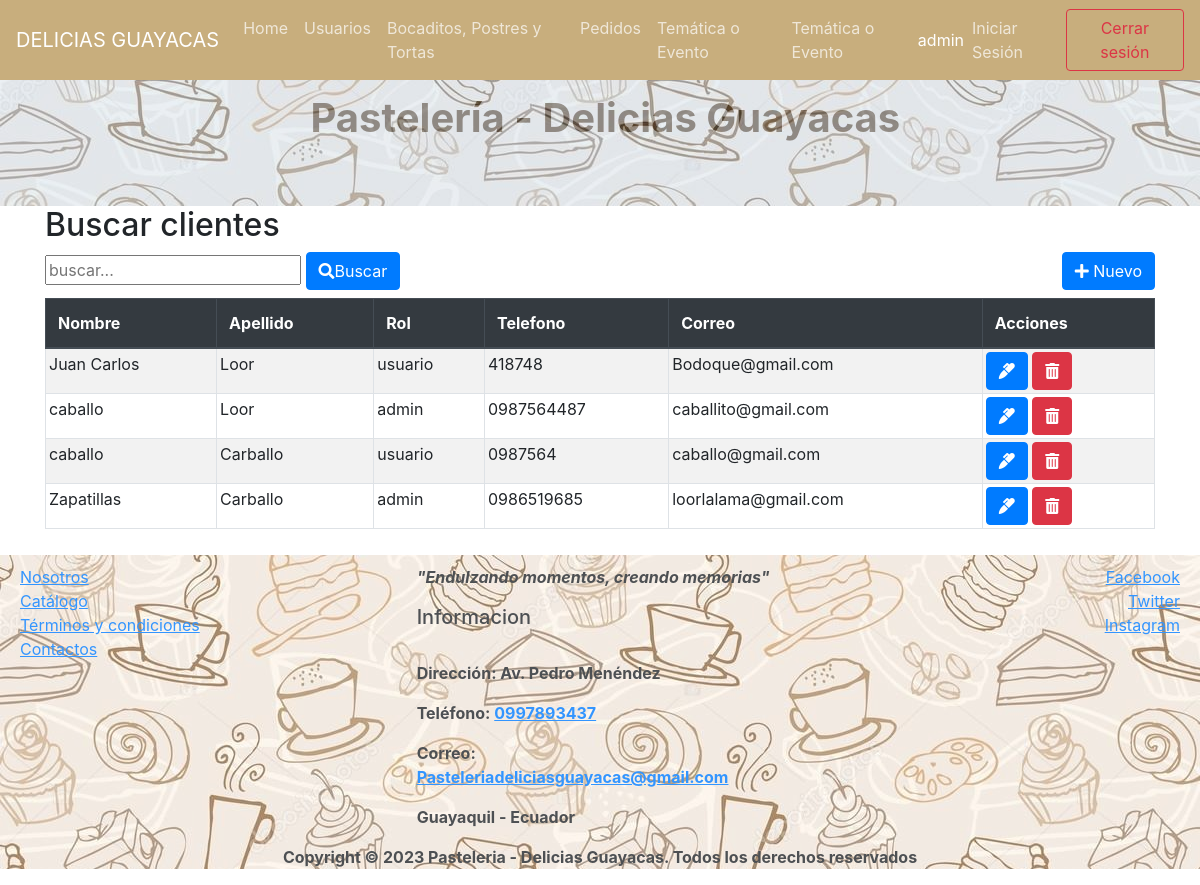
/index.php?c=Clientes&f=index (signed in), run on the app's committed database.
### tables this page shows
CREATE TABLE `clientes` (
  `id` int(11) NOT NULL,
  `nombre` varchar(255) NOT NULL,
  `apellido` varchar(255) NOT NULL,
  `telefono` varchar(50) NOT NULL,
  `correo_electronico` varchar(255) NOT NULL,
  `rol` varchar(20) NOT NULL
);

### controller/ClientesController.php (called while the page is built, shortened)
<?php
require_once 'model/dao/ClientesDAO.php';
class ClientesController {
    private $cliente;
    public function __construct() {
        $this->cliente = new ClientesDAO();
    }
    public function index() {
        $resultados = $this->cliente->selectAll("");
        require_once VCLIENTES.'list.php';
      }
  }
?>

### controller/FrontController.php (called while the page is built, shortened)
<?php
class FrontController {
    public function ruteo()
    {
        $funcion = (!empty($_REQUEST['f'])) ? htmlentities($_REQUEST['f']) : FUNCION_PRINCIPAL;
        $cont = new  $controlador();
        $cont->$funcion();
    }
}
?>

### index.php (called while the page is built)
<?php
require_once 'controller/FrontController.php';
$front = new FrontController();
$front->ruteo();

### config/Conexion.php (called while the page is built)
<?php
class Conexion {
    public static function getConexion() {
         $dsn = 'mysql:host=localhost;port=3310;dbname=' . DBNAME;
        $conexion = null;
        try {
            $conexion = new PDO($dsn, DBUSER, DBPASSWORD);
             $conexion->setAttribute(PDO::ATTR_ERRMODE, PDO::ERRMODE_EXCEPTION);
        } catch (Exception $e) {
            echo $e;
            die("error " . $e->getMessage());
        }
        return $conexion;
    }
}

### model/dao/ClientesDAO.php (called while the page is built, shortened)
<?php
require_once 'config/Conexion.php';
class ClientesDAO {
    private $cln;
    public function __construct() {
        $this->cln = Conexion::getConexion();
    }
    public function selectAll($parametro) {
      $sql = "SELECT * FROM clientes  where id > 0 and
      nombre like :b1 or rol like :b2";
      $stmt = $this->cln->prepare($sql);
      $clnlike = '%' . $parametro . '%';
      $data = array('b1' => $clnlike,'b2' => $clnlike );
      $stmt->execute($data);
      $resultados = $stmt->fetchAll(PDO::FETCH_ASSOC);
      return $resultados;
  }
}
?>

### view/clientes/clientes.list.php (the view, shortened to what this page needs)
<div class="container">
<h2> <?php echo "Buscar clientes"?></h2>
    <div class="row">
        <div class="col-sm-6">
            <form action="index.php?c=clientes&f=search" method="POST">
                <input type="text" name="b" id="busqueda"  placeholder="buscar..."/>
                <button type="submit" class="btn btn-primary"><i class="fas fa-search"></i>Buscar</button>
            </form>
        </div>
        <div class="col-sm-6 d-flex flex-column align-items-end">
            <a href="index.php?c=clientes&f=view_new">
                <button type="button" class="btn btn-primary">
                    <i class="fas fa-plus"></i>
                   Nuevo</button>
            </a>
        </div>
    </div>
    <div class="table-responsive mt-2">
        <table class="table table-striped table-bordered">
            <thead class="thead-dark">
             <th>Nombre </th>
            <th>Apellido </th>
            <th>Rol </th>
            <th>Telefono </th>
            <th>Correo </th>
            <th>Acciones </th>
            </thead>
            <tbody class="tabladatos">
                <?php
                foreach ($resultados as $fila) {
                  ?>
                <tr>
                    <td><?php echo $fila['nombre'];?></td>
                    <td><?php echo $fila['apellido'];?></td>
                    <td><?php echo $fila['rol'];?></td>
                    <td><?php echo $fila['telefono'];?></td>
                    <td><?php echo $fila['correo_electronico'];?></td>
                    <td>
                        <a class="btn btn-primary"
                    href="index.php?c=clientes&f=view_edit&id=<?php echo  $fila['id']; ?>">
                    <i class="fas fa-marker"></i></a>
                    <a class="btn btn-danger"
                   onclick="if(!confirm('Esta seguro de eliminar el producto?'))return false;"
                    href="index.php?c=clientes&f=delete&id=<?php echo  $fila['id']; ?>">
                    <i class="fas fa-trash-alt"></i></a>
                    </td>
                </tr>
                <?php  }?>
            </tbody>
        </table>
    </div>
</div>

### assets/css/styles.css (style rules this page uses)
.tabladatos tr td { padding: 3px ; }

### data on the page
clientes: nombre "Juan Carlos", apellido "Loor", rol "usuario", telefono "418748", correo_electronico "Bodoque@gmail.com"
clientes: nombre "caballo", apellido "Loor", rol "admin", telefono "0987564487", correo_electronico "caballito@gmail.com"
clientes: nombre "caballo", apellido "Carballo", rol "usuario", telefono "0987564", correo_electronico "caballo@gmail.com"
clientes: nombre "Zapatillas", apellido "Carballo", rol "admin", telefono "0986519685", correo_electronico "loorlalama@gmail.com"

### other printed values
$_SESSION['name'] "admin"
